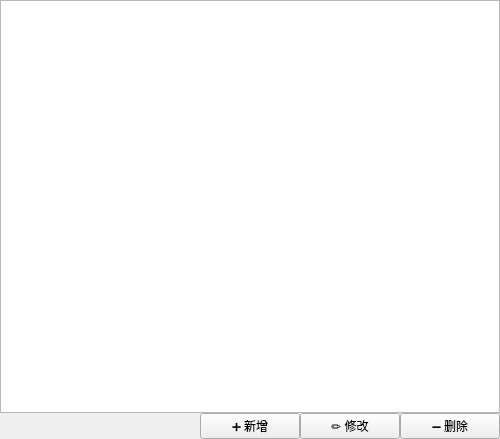
<?xml version="1.0" encoding="UTF-8"?>
<ui version="4.0">
 <class>VEMeasuringset</class>
 <widget class="QWidget" name="VEMeasuringset">
  <property name="geometry">
   <rect>
    <x>0</x>
    <y>0</y>
    <width>500</width>
    <height>439</height>
   </rect>
  </property>
  <property name="windowTitle">
   <string>Form</string>
  </property>
  <layout class="QVBoxLayout" name="verticalLayout">
   <property name="spacing">
    <number>0</number>
   </property>
   <property name="leftMargin">
    <number>0</number>
   </property>
   <property name="topMargin">
    <number>0</number>
   </property>
   <property name="rightMargin">
    <number>0</number>
   </property>
   <property name="bottomMargin">
    <number>0</number>
   </property>
   <item>
    <widget class="QTableView" name="tv"/>
   </item>
   <item>
    <layout class="QHBoxLayout" name="horizontalLayout">
     <property name="leftMargin">
      <number>200</number>
     </property>
     <item>
      <widget class="QPushButton" name="btn_add">
       <property name="text">
        <string>➕ 新增</string>
       </property>
      </widget>
     </item>
     <item>
      <widget class="QPushButton" name="btn_update">
       <property name="text">
        <string>✏️ 修改</string>
       </property>
      </widget>
     </item>
     <item>
      <widget class="QPushButton" name="btn_del">
       <property name="text">
        <string>➖ 删除</string>
       </property>
      </widget>
     </item>
    </layout>
   </item>
  </layout>
 </widget>
 <resources/>
 <connections/>
</ui>
